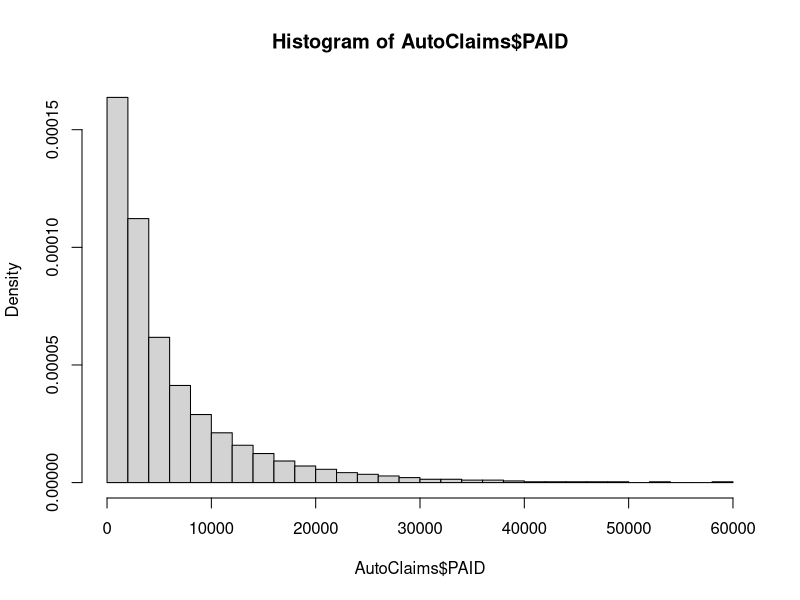
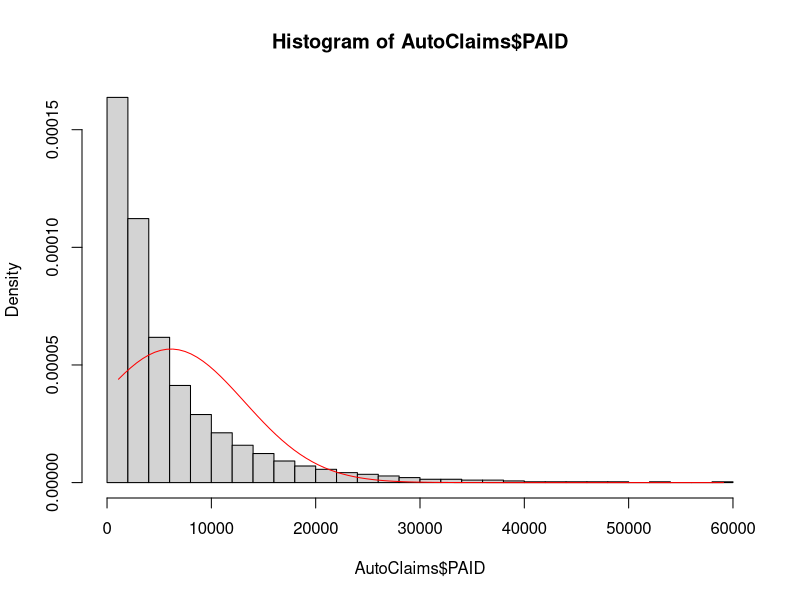
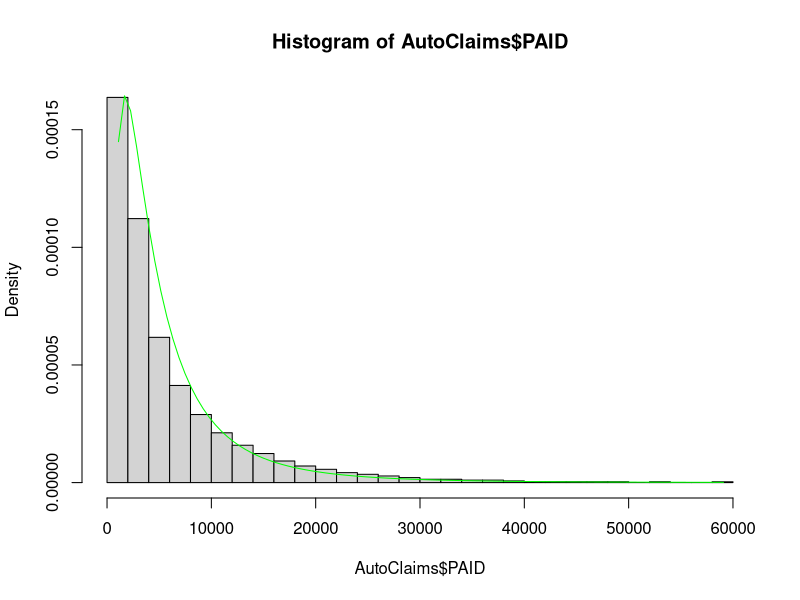
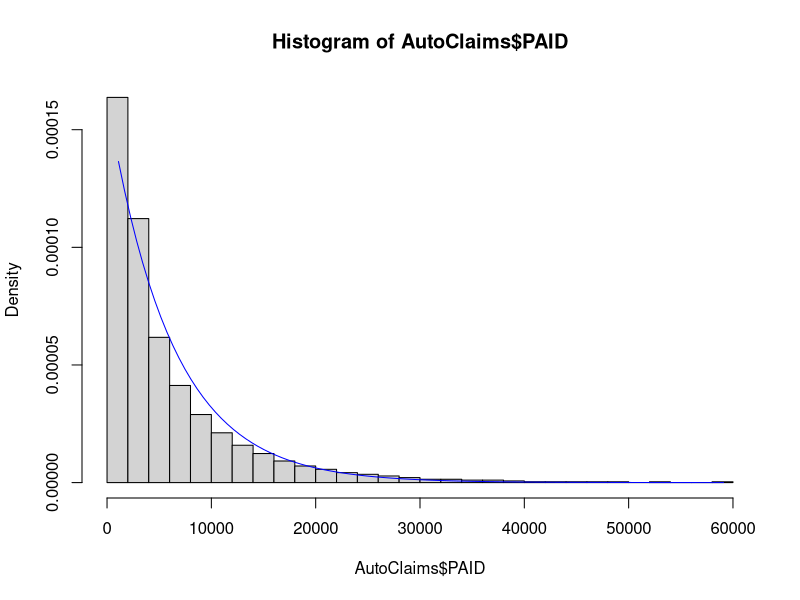
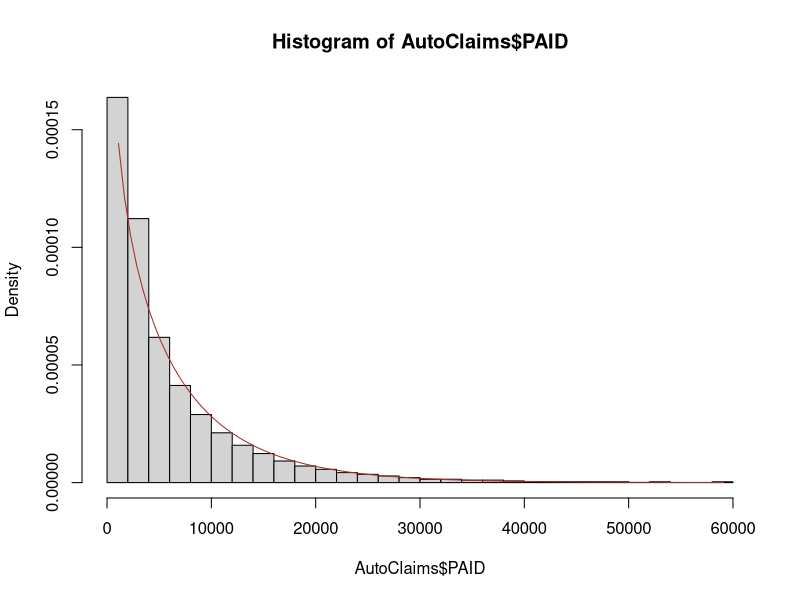
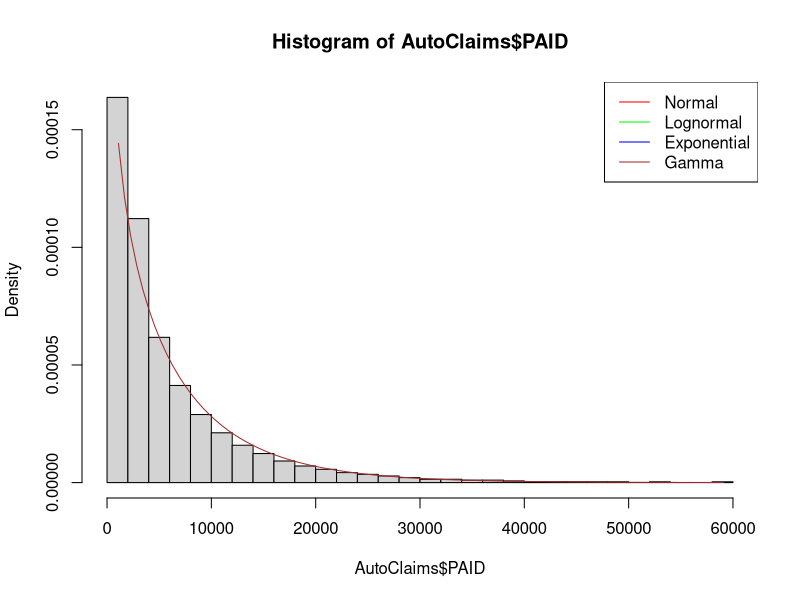

Generate these figures, in order, with R:
## ---- chunk 1
## AutoClaims

library(readr)
library(magrittr)

AutoClaims <- read_csv("data/AutoClaims.csv")


## ---- chunk 2
sampleMean<-mean(AutoClaims$PAID)
sampleVariance<-var(AutoClaims$PAID)

#Method of Moments Estimates - Normal distribution

Normalmu <- sampleMean
Normalsigma <- sqrt(sampleVariance)
## ---- chunk 3
options(digits=4)

Normalmu %>% round(3)

Normalsigma %>% round(3)


## ---- chunk 4
LNsigma<- sqrt(log(1+sampleVariance/sampleMean^2))
LNmu<-log(sampleMean)-LNsigma^2/2

LNsigma %>% round(4)

LNmu %>% round(4)

## ---- chunk 5
Exprate <- 1/sampleMean

Exprate


## ---- chunk 6
GammaBeta<-sampleMean/sampleVariance
GammaAlpha<-GammaBeta*sampleMean

GammaBeta
GammaAlpha


## ---- chunk 7
hist(AutoClaims$PAID,breaks = 30,freq = FALSE)
## ---- chunk 8
#Superimposing a Normal distribution over the histogram
hist(AutoClaims$PAID,breaks = 30,freq = FALSE)

curve(dnorm(x,mean = Normalmu,sd = Normalsigma),
      from = min(AutoClaims$PAID), 
      to = max(AutoClaims$PAID), 
      add = TRUE, col= "red")

## ---- chunk 9
#Superimposing a Log Normal distribution over the histogram

hist(AutoClaims$PAID,breaks = 30,freq = FALSE)
curve(dlnorm(x,meanlog = LNmu,sdlog = LNsigma),
      from = min(AutoClaims$PAID), 
      to = max(AutoClaims$PAID), 
      add = TRUE, col= "green")

## ---- chunk 10
#Superimposing a Exponential distribution over the histogram

hist(AutoClaims$PAID,breaks = 30,freq = FALSE)

curve(dexp(x,rate = Exprate),
      from = min(AutoClaims$PAID), 
      to = max(AutoClaims$PAID), add = TRUE, col= "blue")



## ---- chunk 11
hist(AutoClaims$PAID,breaks = 30,freq = FALSE)

#Superimposing a Gamma distribution over the histogram
curve(dgamma(x,shape = GammaAlpha,rate = GammaBeta),
      from = min(AutoClaims$PAID), 
      to = max(AutoClaims$PAID), 
      add = TRUE, col= "brown")


## ---- chunk 12
hist(AutoClaims$PAID,breaks = 30,freq = FALSE)

#Superimposing a Gamma distribution over the histogram
curve(dgamma(x,shape = GammaAlpha,rate = GammaBeta),
      from = min(AutoClaims$PAID), 
      to = max(AutoClaims$PAID), 
      add = TRUE, col= "brown")


legend("topright",
       legend = c("Normal", "Lognormal", "Exponential", "Gamma"),
       lty = 1, 
       col = c("red","green","blue","brown"))

